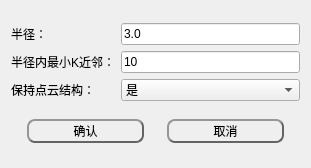
<?xml version="1.0" encoding="UTF-8"?>
<ui version="4.0">
 <class>RadiusFilterDlgClass</class>
 <widget class="QWidget" name="RadiusFilterDlgClass">
  <property name="geometry">
   <rect>
    <x>0</x>
    <y>0</y>
    <width>311</width>
    <height>168</height>
   </rect>
  </property>
  <property name="windowTitle">
   <string>半径滤波</string>
  </property>
  <layout class="QGridLayout" name="gridLayout_2">
   <item row="0" column="0">
    <layout class="QGridLayout" name="gridLayout">
     <item row="1" column="1">
      <widget class="QLineEdit" name="minKnum">
       <property name="text">
        <string>10</string>
       </property>
      </widget>
     </item>
     <item row="0" column="1">
      <widget class="QLineEdit" name="Radius">
       <property name="text">
        <string>3.0</string>
       </property>
      </widget>
     </item>
     <item row="1" column="0">
      <widget class="QLabel" name="label_2">
       <property name="text">
        <string>半径内最小K近邻：</string>
       </property>
      </widget>
     </item>
     <item row="0" column="0">
      <widget class="QLabel" name="label">
       <property name="text">
        <string>半径：</string>
       </property>
      </widget>
     </item>
     <item row="2" column="0">
      <widget class="QLabel" name="label_5">
       <property name="text">
        <string>保持点云结构：</string>
       </property>
      </widget>
     </item>
     <item row="2" column="1">
      <widget class="QComboBox" name="KeepOrganized">
       <item>
        <property name="text">
         <string>是</string>
        </property>
       </item>
       <item>
        <property name="text">
         <string>否</string>
        </property>
       </item>
      </widget>
     </item>
    </layout>
   </item>
   <item row="1" column="0">
    <layout class="QHBoxLayout" name="horizontalLayout">
     <item>
      <spacer name="horizontalSpacer">
       <property name="orientation">
        <enum>Qt::Horizontal</enum>
       </property>
       <property name="sizeHint" stdset="0">
        <size>
         <width>40</width>
         <height>20</height>
        </size>
       </property>
      </spacer>
     </item>
     <item>
      <widget class="QPushButton" name="btn_ok">
       <property name="minimumSize">
        <size>
         <width>117</width>
         <height>24</height>
        </size>
       </property>
       <property name="maximumSize">
        <size>
         <width>117</width>
         <height>16777215</height>
        </size>
       </property>
       <property name="styleSheet">
        <string notr="true">QPushButton{
	color: rgb(0, 0, 0);
	background-color: rgba(255, 255, 255,0);
	border:2px outset rgb(100, 100, 100);
	border-radius:8px;
  	text-align: center center;
} 

/*鼠标放在按钮上方*/
QPushButton:hover:enabled {
	background-color: rgba(255, 255, 255,150);
	border:2px outset rgba(100, 100, 100,150);
} 

/*鼠标点击按钮*/
QPushButton:pressed:enabled {
	background-color: rgba(255, 255, 255,255);
	border:4px outset rgba(100, 100, 100,255);
}

QPushButton:enabled{ 
	color: rgb(0, 0, 0);
	background-color: rgba(255, 255, 255,0);
	border:2px outset rgb(100, 100, 100);
}

QPushButton:disabled{ 
	color: rgb(150, 150, 150);
	background-color: rgba(150, 150, 150,0);
	border:2px outset rgb(100, 100, 100);
}</string>
       </property>
       <property name="text">
        <string>确认</string>
       </property>
      </widget>
     </item>
     <item>
      <spacer name="horizontalSpacer_2">
       <property name="orientation">
        <enum>Qt::Horizontal</enum>
       </property>
       <property name="sizeHint" stdset="0">
        <size>
         <width>40</width>
         <height>20</height>
        </size>
       </property>
      </spacer>
     </item>
     <item>
      <widget class="QPushButton" name="btn_cancel">
       <property name="minimumSize">
        <size>
         <width>117</width>
         <height>24</height>
        </size>
       </property>
       <property name="styleSheet">
        <string notr="true">QPushButton{
	color: rgb(0, 0, 0);
	background-color: rgba(255, 255, 255,0);
	border:2px outset rgb(100, 100, 100);
	border-radius:8px;
  	text-align: center center;
} 

/*鼠标放在按钮上方*/
QPushButton:hover:enabled {
	background-color: rgba(255, 255, 255,150);
	border:2px outset rgba(100, 100, 100,150);
} 

/*鼠标点击按钮*/
QPushButton:pressed:enabled {
	background-color: rgba(255, 255, 255,255);
	border:4px outset rgba(100, 100, 100,255);
}

QPushButton:enabled{ 
	color: rgb(0, 0, 0);
	background-color: rgba(255, 255, 255,0);
	border:2px outset rgb(100, 100, 100);
}

QPushButton:disabled{ 
	color: rgb(150, 150, 150);
	background-color: rgba(150, 150, 150,0);
	border:2px outset rgb(100, 100, 100);
}</string>
       </property>
       <property name="text">
        <string>取消</string>
       </property>
      </widget>
     </item>
     <item>
      <spacer name="horizontalSpacer_3">
       <property name="orientation">
        <enum>Qt::Horizontal</enum>
       </property>
       <property name="sizeHint" stdset="0">
        <size>
         <width>40</width>
         <height>20</height>
        </size>
       </property>
      </spacer>
     </item>
    </layout>
   </item>
  </layout>
 </widget>
 <layoutdefault spacing="6" margin="11"/>
 <resources/>
 <connections/>
</ui>
